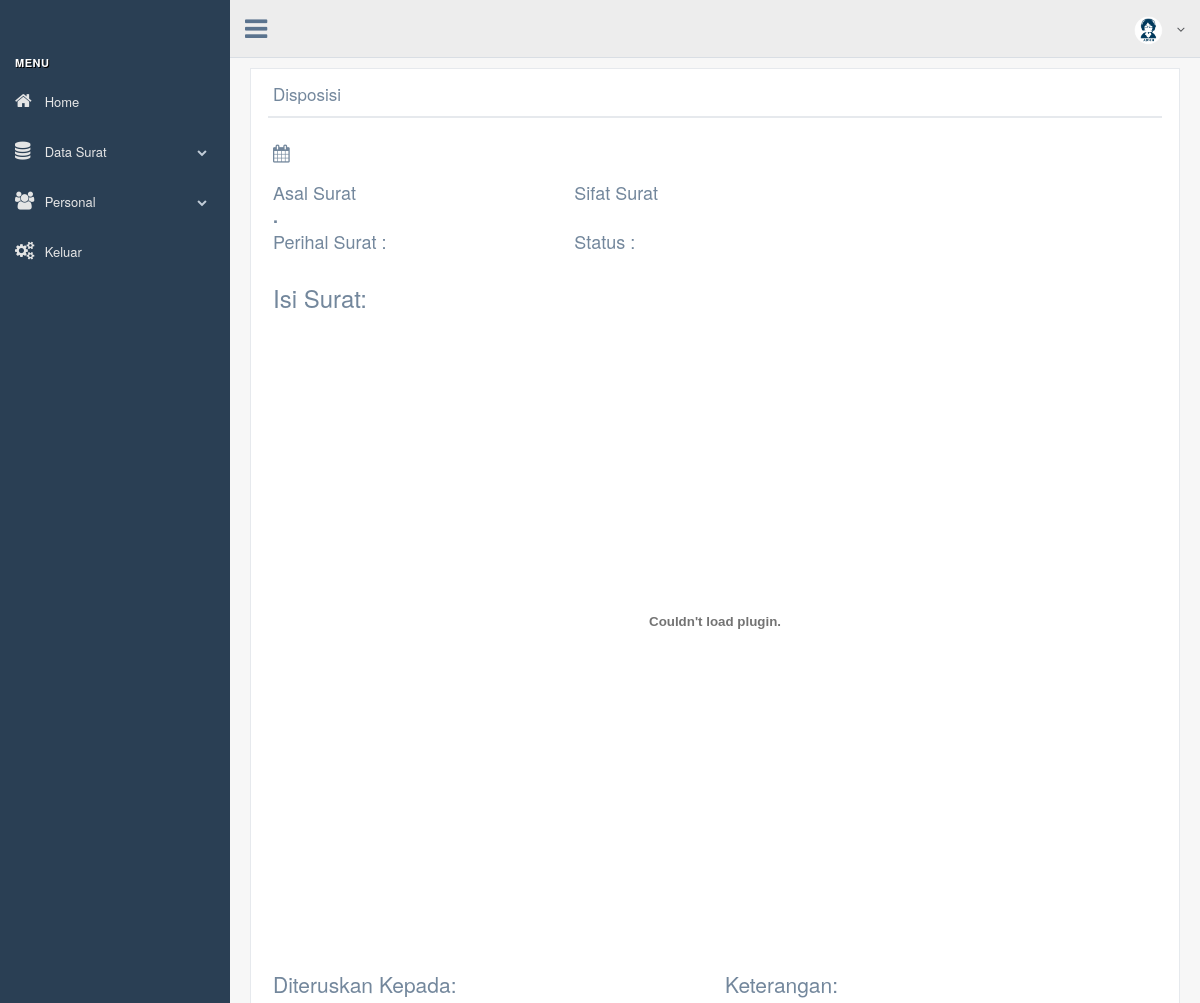
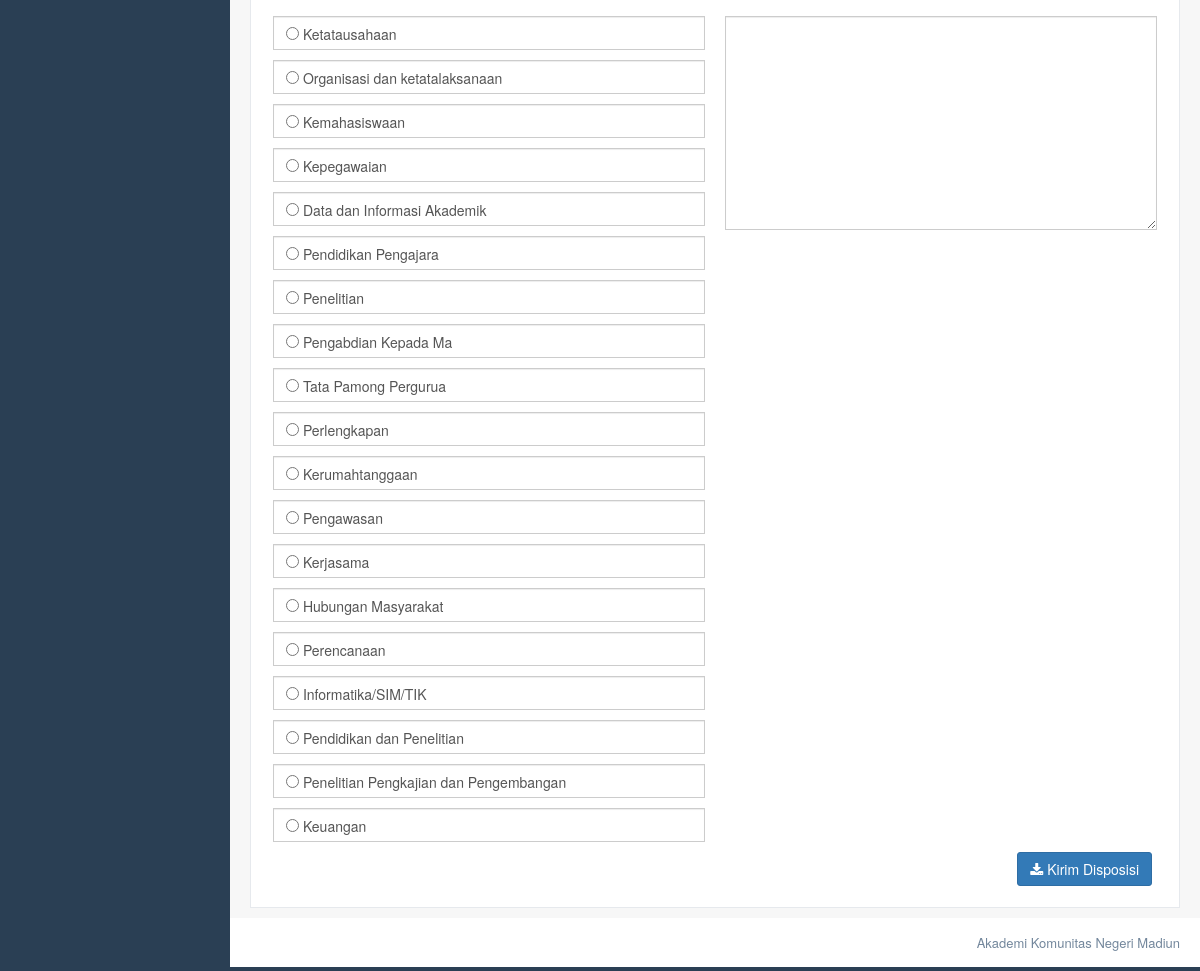
The page /production/disposisi.php (signed in) on the database its author committed (2 pictures, top to bottom).
### tables this page shows
CREATE TABLE `klasifikasi` (
  `kode` int(10) NOT NULL,
  `klasifikasi` varchar(40) DEFAULT NULL,
  `id` varchar(4) NOT NULL
);

### production/disposisi.php (the view, shortened to what this page needs)
<!DOCTYPE html>
<html lang="en">
  <head>
    <link href="../vendors/bootstrap/dist/css/bootstrap.min.css" rel="stylesheet">
    <link href="../vendors/font-awesome/css/font-awesome.min.css" rel="stylesheet">
    <link href="../vendors/nprogress/nprogress.css" rel="stylesheet">
    <link href="../build/css/custom.min.css" rel="stylesheet">
	<link href="../vendors/sweetalert/dist/sweetalert.css" rel="stylesheet">
  </head>
<?php
  if(empty($_SESSION['JenengAdmin'])){
  echo "<script>";
  echo "alert('Akses Ditolak');";
  echo "location='../login.php'";
  echo "</script>";
  }else{
?>
  <body class="nav-md">
    <div class="container body">
      <div class="main_container">
        <?php
		require_once("menu.php");
		?>
        <div class="top_nav">
          <?php
		  require_once("navigation.php");
		  ?>
        </div>
        <div class="right_col" role="main">
          <div class="">
            <div class="row">
              <div class="col-md-12">
                <div class="x_panel">
                  <div class="x_title">
                    <h2>Disposisi</h2>
                    <div class="clearfix"></div>
                  </div>
                  <div class="x_content">
                    <section class="content invoice">
        						<?php
        						require_once("Connections/koneksi.php");
        						function Tanggal($date){
        							$BulanIndo = array("Januari", "Februari", "Maret", "April", "Mei", "Juni", "Juli", "Agustus", "September", "Oktober", "November", "Desember");
        							$tahun = substr($date, 0, 4);
        							$bulan = substr($date, 5, 2);
        							$tgl   = substr($date, 8, 2);
        							$result = $tgl . " " . $BulanIndo[(int)$bulan-1] . " ". $tahun;
        							return($result);
        						}
        						$no_surat=base64_decode($_GET['id']);
        						$query_dis=mysqli_query($link,"SELECT * FROM surat_masuk WHERE no_surat='$no_surat' ");
        						$row_dis=mysqli_fetch_object($query_dis);
        						?>
                      <div class="row">
                        <div class="col-xs-12 invoice-header">
                          <h2>
                                          <i class="fa fa-calendar"></i> <?php echo Tanggal($row_dis->tgl_agenda);?>
                                      </h2>
                        </div>
                      </div>
                      <div class="row invoice-info"><h2>
                        <div class="col-sm-4 invoice-col">
                          Asal Surat
                          <address>
                                          <strong><?php echo $row_dis->asal_surat;?>.</strong>
                                          <br>Perihal Surat :
                                          <br><strong><?php echo $row_dis->perihal;?></strong>
                                      </address>
                        </div>
                        <div class="col-sm-8 invoice-col">
                          Sifat Surat
                          <address>
                                          <br>Status :
										  <br><strong><?php echo $row_dis->status;?></strong>
                                      </address>
                        </div>
                        </h2>
                      </div>
					  <h3>Isi Surat:</h3>
                      <div class="row">
                        <embed src="../file/<?php echo $row_dis->foto;?>" type="application/pdf" width="100%" height="600px">
                      </div>
                      <form class="form-horizontal form-label-left" action="" method="post">
					  <div class="row">
                        <div class="col-xs-6">
                          <br><p class="lead">Diteruskan Kepada:</p>
                          <div class="table-responsive">
							  <?php
							  $klas=mysqli_query($link,"SELECT * FROM klasifikasi");
							  while($rows=mysqli_fetch_object($klas)){
                                echo "<tr>";
                                  echo"<div class='form-group'><div class='form-control'><input class='flat' name='kepada' type='radio' value='$rows->klasifikasi'> ".$rows->klasifikasi."<br></div></div>";
                                echo"</tr>";
							   }
							 ?>
                          </div>
                        </div>
						<div class="col-xs-6">
                          <br><p class="lead">Keterangan:</p>
                          <div class="table-responsive">
                            <textarea class="form-control" rows="10" name="isi"></textarea>
                          </div>
                        </div>
                      </div>
					  <div class="row no-print">
                        <div class="col-xs-12">
                          <button class="btn btn-primary pull-right" type="submit" name="kirim" style="margin-right: 5px;"><i class="fa fa-download"></i> Kirim Disposisi</button>
                        </div>
                      </div>
					  </form>
                    </section>
                  </div>
                </div>
              </div>
            </div>
          </div>
        </div>
        <footer>
          <div class="pull-right">
            Akademi Komunitas Negeri Madiun</a>
          </div>
          <div class="clearfix"></div>
        </footer>
      </div>
    </div>
  </body>
<?php
}
?>
</html>

### production/menu.php (shortened to what this page needs)
<div class="col-md-3 left_col">
          <div class="left_col scroll-view">
            <div class="navbar nav_title" style="border: 0;">
            </div>
            <br /><br />
            <div id="sidebar-menu" class="main_menu_side hidden-print main_menu">
              <div class="menu_section">
                <h3>Menu</h3>
                <ul class="nav side-menu">
                  <li><a href="index.php"><i class="fa fa-home"></i> Home </a></li>
                  <li><a><i class="fa fa-database"></i> Data Surat <span class="fa fa-chevron-down"></span></a>
                  </li>
                  <li><a><i class="fa fa-group"></i> Personal <span class="fa fa-chevron-down"></span></a>
                  </li>
                  <li><a href="../logout.php"><i class="fa fa-gears"></i> Keluar</a></li>
                </ul>
              </div>
            </div>
          </div>
        </div>

### production/navigation.php (shortened to what this page needs)
<div class="nav_menu">
            <nav>
              <div class="nav toggle">
                <a id="menu_toggle"><i class="fa fa-bars"></i></a>
              </div>
              <ul class="nav navbar-nav navbar-right">
                <li class="">
                  <a href="javascript:;" class="user-profile dropdown-toggle" data-toggle="dropdown" aria-expanded="false">
                    <img src="../Admin.png" alt="">
                    <span class=" fa fa-angle-down"></span>
                  </a>
                </li>
              </ul>
            </nav>
          </div>

### rows shown on the page
klasifikasi: klasifikasi "Ketatausahaan"
klasifikasi: klasifikasi "Organisasi dan ketatalaksanaan"
klasifikasi: klasifikasi "Kemahasiswaan"
klasifikasi: klasifikasi "Kepegawaian"
klasifikasi: klasifikasi "Data dan Informasi Akademik"
klasifikasi: klasifikasi "Pendidikan Pengajara"
klasifikasi: klasifikasi "Penelitian"
klasifikasi: klasifikasi "Pengabdian Kepada Ma"
klasifikasi: klasifikasi "Tata Pamong Pergurua"
klasifikasi: klasifikasi "Perlengkapan"
klasifikasi: klasifikasi "Kerumahtanggaan"
klasifikasi: klasifikasi "Pengawasan"
klasifikasi: klasifikasi "Kerjasama"
klasifikasi: klasifikasi "Hubungan Masyarakat"
klasifikasi: klasifikasi "Perencanaan"
klasifikasi: klasifikasi "Informatika/SIM/TIK"
klasifikasi: klasifikasi "Pendidikan dan Penelitian"
klasifikasi: klasifikasi "Penelitian Pengkajian dan Pengembangan"
klasifikasi: klasifikasi "Keuangan"
